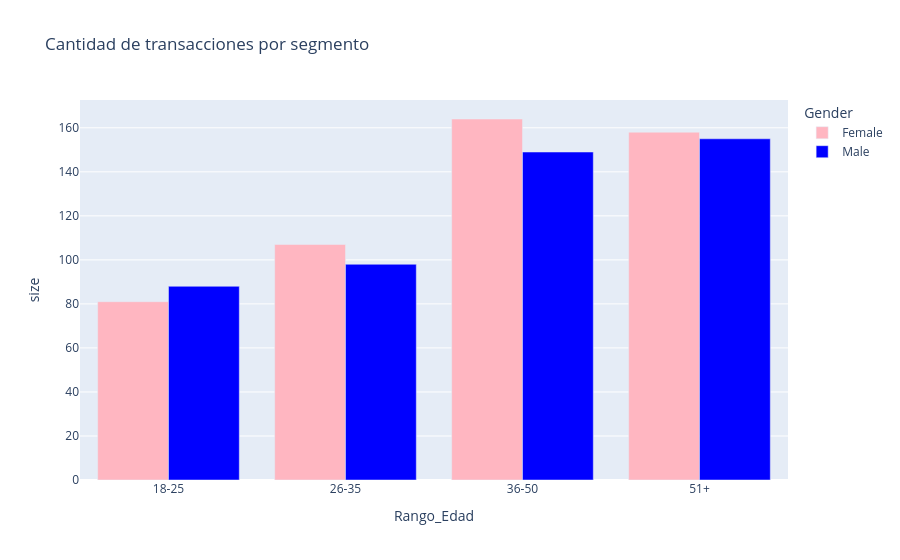

Source (notebook cell):
### Markdown cell above
# OBJ 5

### Code cell
grafico51 = px.bar(
    transacciones,
    x='Rango_Edad',
    y='size',
    color='Gender',
    barmode='group',
    title='Cantidad de transacciones por segmento',
    color_discrete_map={
        'Female': 'Lightpink',
        'Male': 'Blue'
    }
)

grafico51.show()

### Figure 1 — Plotly figure (JSON) as saved in the notebook; plotly's stock layout.template omitted (floating-point values rounded to 4 significant figures)
{"data": [{"alignmentgroup": "True", "hovertemplate": "Gender=Female<br>Rango_Edad=%{x}<br>size=%{y}<extra></extra>", "legendgroup": "Female", "marker": {"color": "Lightpink", "pattern": {"shape": ""}}, "name": "Female", "offsetgroup": "Female", "orientation": "v", "showlegend": true, "textposition": "auto", "type": "bar", "x": ["18-25", "26-35", "36-50", "51+"], "xaxis": "x", "y": [81, 107, 164, 158], "yaxis": "y"}, {"alignmentgroup": "True", "hovertemplate": "Gender=Male<br>Rango_Edad=%{x}<br>size=%{y}<extra></extra>", "legendgroup": "Male", "marker": {"color": "Blue", "pattern": {"shape": ""}}, "name": "Male", "offsetgroup": "Male", "orientation": "v", "showlegend": true, "textposition": "auto", "type": "bar", "x": ["18-25", "26-35", "36-50", "51+"], "xaxis": "x", "y": [88, 98, 149, 155], "yaxis": "y"}], "layout": {"barmode": "group", "legend": {"title": {"text": "Gender"}, "tracegroupgap": 0}, "title": {"text": "Cantidad de transacciones por segmento"}, "xaxis": {"anchor": "y", "domain": [0, 1], "title": {"text": "Rango_Edad"}}, "yaxis": {"anchor": "x", "domain": [0, 1], "title": {"text": "size"}}}}
